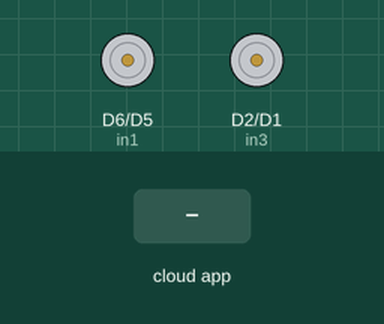
A sketch run on a simulated ESP8266 (NodeMCU). Parts: motor-driver pin pairs drawn as motors (green arrow = first pin HIGH = forward, orange = second pin HIGH = backward, longer = more drive, scaled by the enable pin). The inputs (shaded band) are chosen by the test bench. WiFi joins after 1.5 s; servers stay silent unless stated; no MQTT or app messages arrive unless stated; what the sketch prints to the serial monitor is not drawn.

Above: at 2.7 s.
2.8 s: the phone or cloud app sets forward to 1
At 3.2 s:
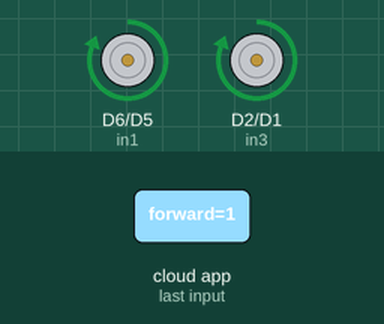
4.3 s: the phone or cloud app sets right to 1
At 5.1 s:
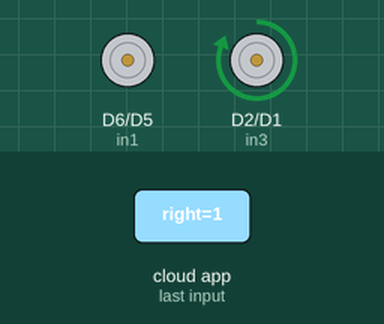
5.8 s: the phone or cloud app sets left to 1
At 6.6 s:
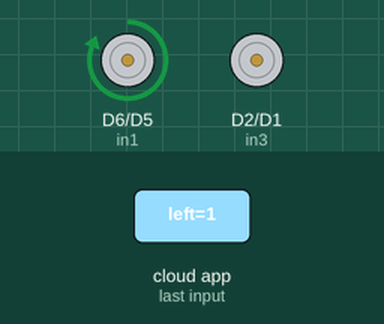
7.3 s: the phone or cloud app sets stop to 1
At 8.6 s:
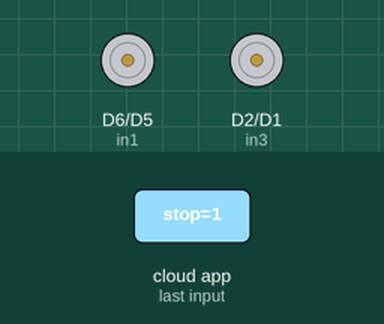
Timing chart, 0 to 9.8 s (numbered marks = the images above; inputs shaded):
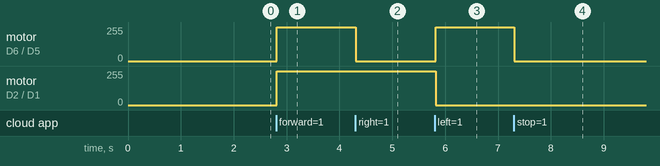

Measured:
- after the input at 2.8 s, motor on D6 (in1) / D5 (in2), motor on D2 (in3) / D1 (in4): stopped → forward 255/255 at once
- after the input at 4.3 s, motor on D6 (in1) / D5 (in2): forward 255/255 → stopped at once
- after the input at 5.8 s, motor on D6 (in1) / D5 (in2): stopped → forward 255/255 at once; motor on D2 (in3) / D1 (in4): forward 255/255 → stopped at once
- after the input at 7.3 s, motor on D6 (in1) / D5 (in2): forward 255/255 → stopped at once

The sketch:

IOT_voice_controlled_rc_car.ino
```cpp
#include <ESP8266WiFi.h>
#include "Adafruit_MQTT.h"
#include "Adafruit_MQTT_Client.h"

#define in1            D6
#define in2            D5
#define in3            D2
#define in4            D1
#define ena            D4
#define enb            D3

#define WLAN_SSID       "Ray Corp"             // Your SSID CHANGE AS PER YOUR REQ
#define WLAN_PASS       "madhupatna"        // Your password CHANGE AS PER YOUR REQ

/************************* Adafruit.io Setup *********************************/

#define AIO_SERVER      "io.adafruit.com"
#define AIO_SERVERPORT  1883                   // use 8883 for SSL
#define AIO_USERNAME    "rayauroshis"            // Replace it with your username OF ADAFRUIT ID
#define AIO_KEY         "1c968a80212e4170a97b24358bb5b55b"   // Replace with your Project Auth Key INT ADAFRUIT ID DASH BOARD

/************ Global State (you don't need to change this!) ******************/

// Create an ESP8266 WiFiClient class to connect to the MQTT server.
WiFiClient client;
// or... use WiFiFlientSecure for SSL
//WiFiClientSecure client;

// Setup the MQTT client class by passing in the WiFi client and MQTT server and login details.
Adafruit_MQTT_Client mqtt(&client, AIO_SERVER, AIO_SERVERPORT, AIO_USERNAME, AIO_KEY);

/****************************** Feeds ***************************************/


// Setup a feed called 'onoff' for subscribing to changes.
Adafruit_MQTT_Subscribe Light1 = Adafruit_MQTT_Subscribe(&mqtt, AIO_USERNAME"/feeds/forward"); // FeedName
Adafruit_MQTT_Subscribe Light2 = Adafruit_MQTT_Subscribe(&mqtt, AIO_USERNAME "/feeds/left");
Adafruit_MQTT_Subscribe Light3 = Adafruit_MQTT_Subscribe(&mqtt, AIO_USERNAME "/feeds/right");
Adafruit_MQTT_Subscribe Light4 = Adafruit_MQTT_Subscribe(&mqtt, AIO_USERNAME "/feeds/stop");


void MQTT_connect();

void setup() {
   Serial.begin(115200);

  pinMode(in1, OUTPUT);
  pinMode(in2, OUTPUT);
  pinMode(in3, OUTPUT);
  pinMode(in4, OUTPUT);
  pinMode(ena, OUTPUT);
  pinMode(enb, OUTPUT);

  // Connect to WiFi access point.
  Serial.println(); Serial.println();
  Serial.print("Connecting to ");
  Serial.println(WLAN_SSID);

  WiFi.begin(WLAN_SSID, WLAN_PASS);
  while (WiFi.status() != WL_CONNECTED) {
    delay(500);
    Serial.print(".");
  }
  Serial.println();

  Serial.println("WiFi connected");
  Serial.println("IP address: ");
  Serial.println(WiFi.localIP());


  // Setup MQTT subscription for onoff feed.
  mqtt.subscribe(&Light1);
  mqtt.subscribe(&Light3);
  mqtt.subscribe(&Light2);
  mqtt.subscribe(&Light4);
}

void loop() {

  MQTT_connect();


  Adafruit_MQTT_Subscribe *subscription;
  while ((subscription = mqtt.readSubscription(20000))) {
    if (subscription == &Light1) {
      Serial.print(F("Got: "));
      Serial.println((char *)Light1.lastread);
      int Light1_State = atoi((char *)Light1.lastread);
     if(Light1_State ==1)
     {
      brake();
      forward();
     }
     }
  else if (subscription == &Light2) {
      Serial.print(F("Got: "));
      Serial.println((char *)Light2.lastread);
      int Light2_State = atoi((char *)Light2.lastread);
     if(Light2_State ==1)
     {
      brake();
      left();
     }
    }
    else if (subscription == &Light3) {
      Serial.print(F("Got: "));
      Serial.println((char *)Light3.lastread);
      int Light3_State = atoi((char *)Light3.lastread);
      if(Light3_State ==1)
     {
      brake();
      right();
     }
    }
    if (subscription == &Light4) {
      Serial.print(F("Got: "));
      Serial.println((char *)Light4.lastread);
      int Light4_State = atoi((char *)Light4.lastread);
      if(Light4_State ==1)
     {
      brake();
     }

    }
    /*else
    {
      brake();
    }*/
  }


}

void MQTT_connect() {
  int8_t ret;
  // Stop if already connected.
  if (mqtt.connected()) {
    return;
  }

  Serial.print("Connecting to MQTT... ");

  uint8_t retries = 3;

  while ((ret = mqtt.connect()) != 0) { // connect will return 0 for connected
    Serial.println(mqtt.connectErrorString(ret));
    Serial.println("Retrying MQTT connection in 5 seconds...");
    mqtt.disconnect();
    delay(5000);  // wait 5 seconds
    retries--;
    if (retries == 0) {
      // basically die and wait for WDT to reset me
      while (1);
    }
  }
  Serial.println("MQTT Connected!");

}
void forward()
{
  digitalWrite(D6,HIGH);
  digitalWrite(D5,LOW);
  digitalWrite(D2,HIGH);
  digitalWrite(D1,LOW);
  digitalWrite(D4,HIGH);
  digitalWrite(D3,HIGH);
}
void brake()
{
  digitalWrite(D6,LOW);
  digitalWrite(D5,LOW);
  digitalWrite(D2,LOW);
  digitalWrite(D1,LOW);
  digitalWrite(D4,LOW);
  digitalWrite(D3,LOW);
}
void left()
{
  digitalWrite(D6,HIGH);
  digitalWrite(D5,LOW);
  digitalWrite(D2,LOW);
  digitalWrite(D1,LOW);
  digitalWrite(D4,HIGH);
  digitalWrite(D3,HIGH);}
void right()
{
  digitalWrite(D6,LOW);
  digitalWrite(D5,LOW);
  digitalWrite(D2,HIGH);
  digitalWrite(D1,LOW);
  digitalWrite(D4,HIGH);
  digitalWrite(D3,HIGH);
}
```
